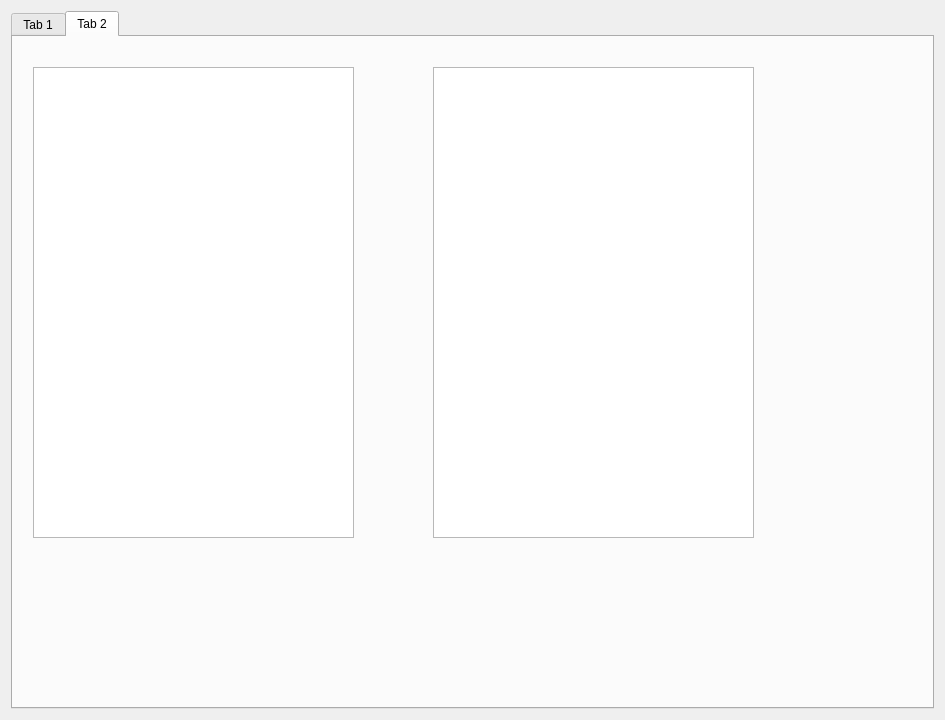
<?xml version="1.0" encoding="UTF-8"?>
<ui version="4.0">
 <class>Widget</class>
 <widget class="QWidget" name="Widget">
  <property name="geometry">
   <rect>
    <x>0</x>
    <y>0</y>
    <width>945</width>
    <height>720</height>
   </rect>
  </property>
  <property name="windowTitle">
   <string>Widget</string>
  </property>
  <layout class="QGridLayout" name="gridLayout">
   <item row="0" column="0">
    <widget class="QTabWidget" name="tabWidget">
     <property name="currentIndex">
      <number>1</number>
     </property>
     <widget class="QWidget" name="tab">
      <attribute name="title">
       <string>Tab 1</string>
      </attribute>
      <layout class="QGridLayout" name="gridLayout_2">
       <item row="0" column="1">
        <widget class="QTreeView" name="treeView_2"/>
       </item>
       <item row="0" column="2">
        <widget class="QTreeView" name="treeView_3"/>
       </item>
       <item row="0" column="3">
        <widget class="QTreeView" name="treeView_4"/>
       </item>
       <item row="0" column="0">
        <widget class="QTreeView" name="treeView"/>
       </item>
       <item row="1" column="0" colspan="4">
        <widget class="QScrollArea" name="scrollArea">
         <property name="widgetResizable">
          <bool>true</bool>
         </property>
         <widget class="QWidget" name="scrollAreaWidgetContents">
          <property name="geometry">
           <rect>
            <x>0</x>
            <y>0</y>
            <width>901</width>
            <height>324</height>
           </rect>
          </property>
          <layout class="QHBoxLayout" name="horizontalLayout">
           <property name="spacing">
            <number>5</number>
           </property>
           <property name="leftMargin">
            <number>0</number>
           </property>
           <property name="topMargin">
            <number>0</number>
           </property>
           <property name="rightMargin">
            <number>0</number>
           </property>
           <property name="bottomMargin">
            <number>0</number>
           </property>
           <item>
            <widget class="TableView" name="tableView"/>
           </item>
           <item>
            <widget class="TableView" name="tableView_2"/>
           </item>
           <item>
            <widget class="TableView" name="tableView_3"/>
           </item>
          </layout>
         </widget>
        </widget>
       </item>
      </layout>
     </widget>
     <widget class="QWidget" name="tab_2">
      <attribute name="title">
       <string>Tab 2</string>
      </attribute>
      <widget class="TableView" name="tableView_4">
       <property name="geometry">
        <rect>
         <x>20</x>
         <y>30</y>
         <width>321</width>
         <height>471</height>
        </rect>
       </property>
      </widget>
      <widget class="QTableView" name="tableView_5">
       <property name="geometry">
        <rect>
         <x>420</x>
         <y>30</y>
         <width>321</width>
         <height>471</height>
        </rect>
       </property>
      </widget>
     </widget>
    </widget>
   </item>
  </layout>
 </widget>
 <layoutdefault spacing="6" margin="11"/>
 <customwidgets>
  <customwidget>
   <class>TableView</class>
   <extends>QTableView</extends>
   <header>widget.h</header>
   <slots>
    <signal>currentChanged(QModelIndex)</signal>
   </slots>
  </customwidget>
 </customwidgets>
 <resources/>
 <connections>
  <connection>
   <sender>treeView</sender>
   <signal>pressed(QModelIndex)</signal>
   <receiver>treeView_2</receiver>
   <slot>setRootIndex(QModelIndex)</slot>
   <hints>
    <hint type="sourcelabel">
     <x>224</x>
     <y>294</y>
    </hint>
    <hint type="destinationlabel">
     <x>312</x>
     <y>301</y>
    </hint>
   </hints>
  </connection>
  <connection>
   <sender>treeView_2</sender>
   <signal>pressed(QModelIndex)</signal>
   <receiver>treeView_3</receiver>
   <slot>setRootIndex(QModelIndex)</slot>
   <hints>
    <hint type="sourcelabel">
     <x>402</x>
     <y>215</y>
    </hint>
    <hint type="destinationlabel">
     <x>528</x>
     <y>223</y>
    </hint>
   </hints>
  </connection>
 </connections>
</ui>
